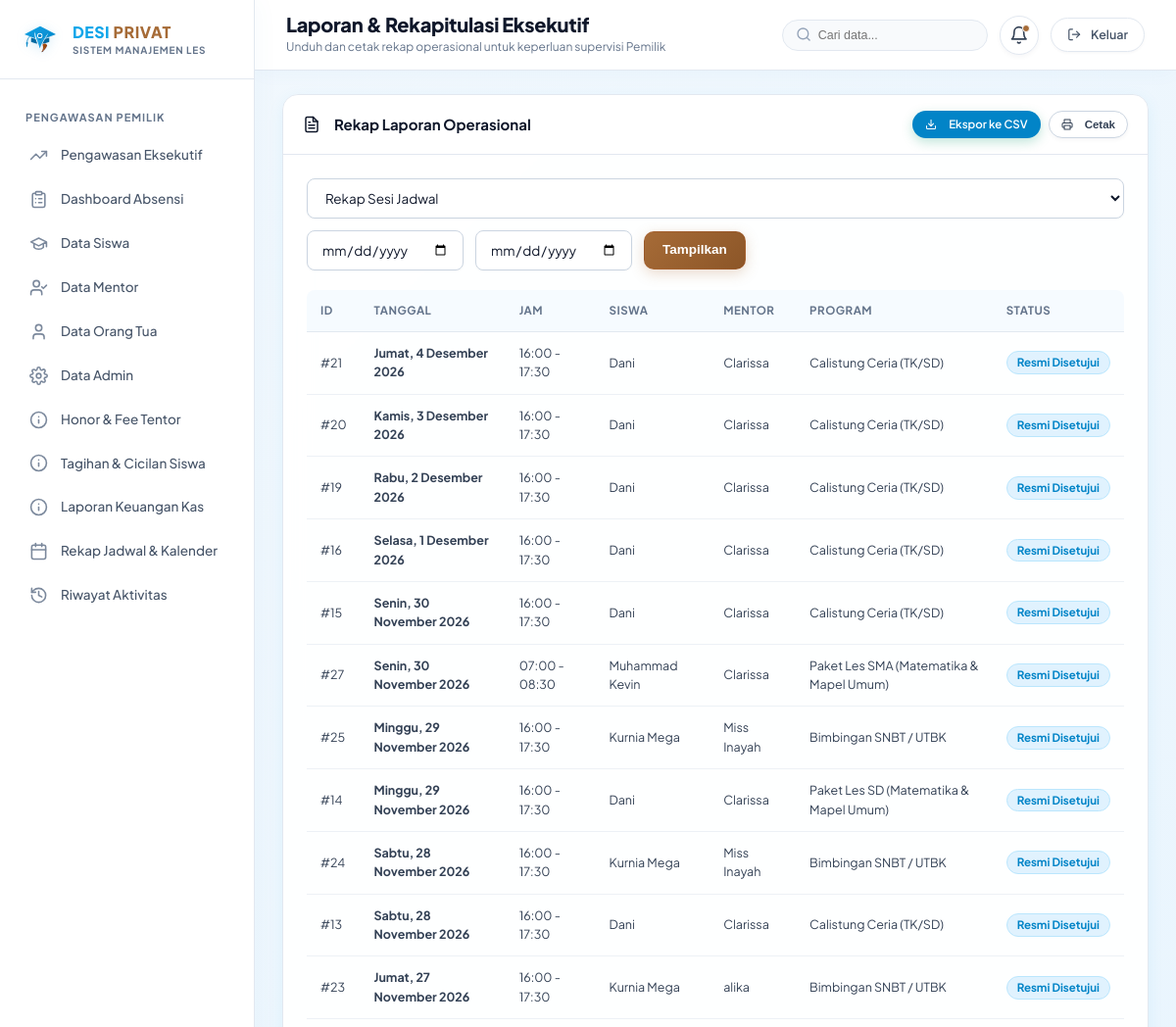
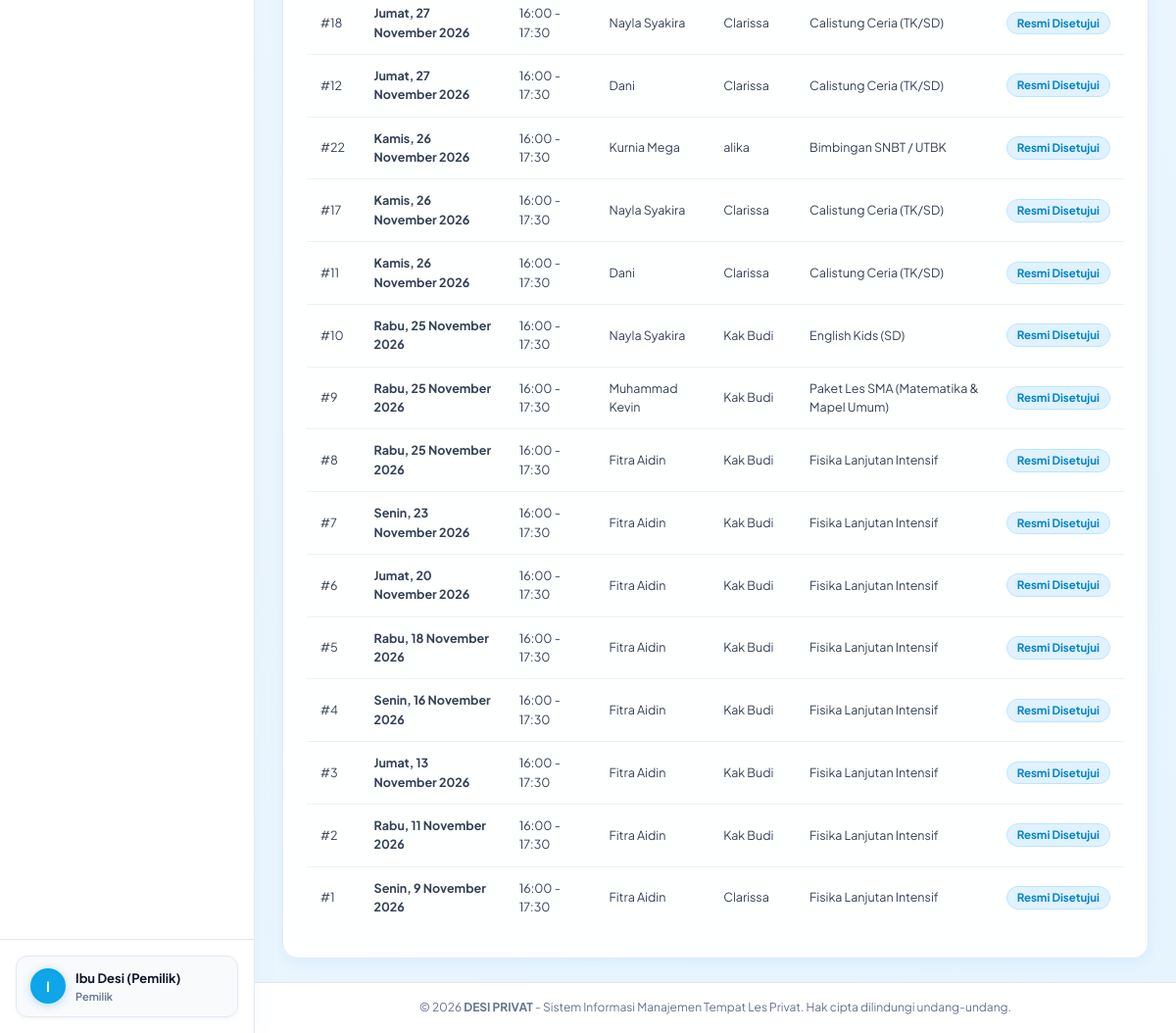
Before: /owner/reports (signed in) with the older database file (2 pictures, top to bottom).
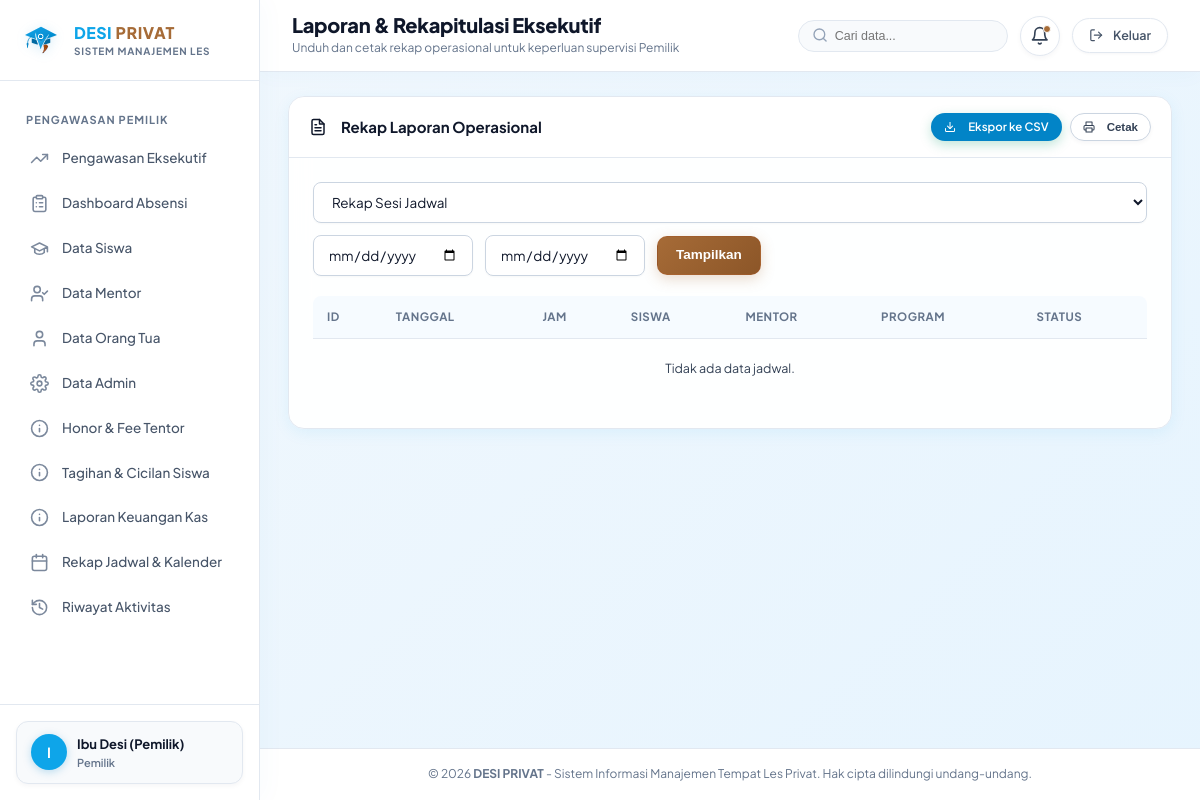
After: the same page with the newer database file.
### tables this page shows
CREATE TABLE attendance (
    id INTEGER PRIMARY KEY AUTOINCREMENT,
    schedule_id INTEGER UNIQUE NOT NULL REFERENCES schedules(id) ON DELETE CASCADE,
    student_id INTEGER NOT NULL REFERENCES students(id),
    mentor_id INTEGER NOT NULL REFERENCES mentors(id),
    status TEXT NOT NULL CHECK(status IN ('hadir', 'izin', 'tidak_hadir')),
    recorded_at DATETIME DEFAULT CURRENT_TIMESTAMP,
    notes TEXT,
    created_at DATETIME DEFAULT CURRENT_TIMESTAMP
, topics_covered TEXT, progress_notes TEXT, meeting_number INTEGER, period_number INTEGER, cumulative_meeting INTEGER, program_id INTEGER REFERENCES programs(id), mentor_status TEXT DEFAULT NULL, session_status TEXT DEFAULT NULL, documentation_status TEXT DEFAULT 'tidak_ada', documentation_photo TEXT DEFAULT NULL, documentation_pending_reason TEXT DEFAULT NULL, mentor_attendance_id INTEGER REFERENCES mentor_attendance(id) DEFAULT NULL);

CREATE TABLE schedules (
    id INTEGER PRIMARY KEY AUTOINCREMENT,
    title TEXT,
    program_id INTEGER NOT NULL REFERENCES programs(id) ON DELETE RESTRICT,
    student_id INTEGER NOT NULL REFERENCES students(id) ON DELETE RESTRICT,
    mentor_id INTEGER NOT NULL REFERENCES mentors(id) ON DELETE RESTRICT,
    schedule_date TEXT NOT NULL, -- Format YYYY-MM-DD
    start_time TEXT NOT NULL,    -- Format HH:MM
    end_time TEXT NOT NULL,      -- Format HH:MM
    duration_minutes INTEGER NOT NULL DEFAULT 90,
    status TEXT NOT NULL DEFAULT 'draft' CHECK(status IN (
        'draft',
        'menunggu_konfirmasi_siswa',
        'menunggu_persetujuan_admin',
        'disetujui',
        'ditolak',
        'perlu_dijadwalkan_ulang',
        'dibatalkan'
    )),
    student_confirmation_status TEXT NOT NULL DEFAULT 'menunggu' CHECK(student_confirmation_status IN ('menunggu', 'bersedia', 'tidak_bisa')),
    student_confirmation_notes TEXT,
    mentor_response_status TEXT NOT NULL DEFAULT 'menunggu_konfirmasi' CHECK(mentor_response_status IN ('menunggu_konfirmasi', 'dikonfirmasi', 'tidak_bisa', 'perlu_mentor_pengganti')),
    mentor_response_notes TEXT,
    mentor_response_at DATETIME,
    is_recurring INTEGER DEFAULT 0,
    recurring_rule_id INTEGER REFERENCES recurring_schedule_rules(id) ON DELETE SET NULL,
    session_notes TEXT,
    created_by INTEGER REFERENCES users(id) ON DELETE SET NULL,
    approved_by INTEGER REFERENCES users(id) ON DELETE SET NULL,
    created_at DATETIME DEFAULT CURRENT_TIMESTAMP,
    updated_at DATETIME DEFAULT CURRENT_TIMESTAMP
);

CREATE TABLE students (
    id INTEGER PRIMARY KEY AUTOINCREMENT,
    parent_id INTEGER NOT NULL REFERENCES parents(id) ON DELETE RESTRICT,
    full_name TEXT NOT NULL,
    school TEXT,
    grade TEXT,
    birth_date TEXT,
    address TEXT,
    notes TEXT,
    status TEXT NOT NULL DEFAULT 'aktif' CHECK(status IN ('aktif', 'nonaktif', 'berhenti')),
    created_at DATETIME DEFAULT CURRENT_TIMESTAMP,
    updated_at DATETIME DEFAULT CURRENT_TIMESTAMP
, initial_meeting_offset INTEGER NOT NULL DEFAULT 0, initial_offset_notes TEXT, initial_offset_set_at DATETIME, initial_offset_set_by INTEGER, latitude REAL, longitude REAL, payment_validated_by INTEGER, payment_validated_at DATETIME, payment_status TEXT DEFAULT 'lunas', meetings_per_period INTEGER DEFAULT 8);

CREATE TABLE mentors (
    id INTEGER PRIMARY KEY AUTOINCREMENT,
    user_id INTEGER UNIQUE REFERENCES users(id) ON DELETE SET NULL,
    full_name TEXT NOT NULL,
    phone TEXT NOT NULL,
    email TEXT,
    expertise TEXT,
    bio TEXT,
    status TEXT NOT NULL DEFAULT 'aktif' CHECK(status IN ('aktif', 'nonaktif')),
    created_at DATETIME DEFAULT CURRENT_TIMESTAMP
, address TEXT, latitude REAL, longitude REAL, fee_per_session REAL DEFAULT 50000, fee_per_session_4 REAL DEFAULT NULL);

CREATE TABLE programs (
    id INTEGER PRIMARY KEY AUTOINCREMENT,
    name TEXT NOT NULL,
    code TEXT UNIQUE NOT NULL,
    description TEXT,
    level TEXT,
    status TEXT NOT NULL DEFAULT 'aktif' CHECK(status IN ('aktif', 'nonaktif', 'diarsipkan')),
    created_at DATETIME DEFAULT CURRENT_TIMESTAMP
, default_fee_8 REAL DEFAULT 800000, default_fee_4 REAL DEFAULT 450000, price_per_session REAL DEFAULT 75000, default_fee_12 REAL DEFAULT 900000, service_type TEXT NOT NULL DEFAULT 'Private Tutoring');

### routes/owner.py (the view)
@owner_bp.route("/reports")
def reports():
    report_type = request.args.get("type", "schedules")
    start_date = request.args.get("start_date")
    end_date = request.args.get("end_date")
    student_id = request.args.get("student_id")
    mentor_id = request.args.get("mentor_id")
    status = request.args.get("status")
    data = []
    if report_type == "schedules":
        data = get_schedules_report(start_date, end_date, student_id, mentor_id, status=status)
    elif report_type == "students":
        data = get_students_report(status)
    elif report_type == "mentors":
        data = get_mentors_report(status)
    elif report_type == "attendance":
        data = get_attendance_report(start_date, end_date, student_id, mentor_id)
    elif report_type == "progress":
        data = get_progress_report(student_id, mentor_id)
    elif report_type == "replacements":
        data = get_mentor_replacements_report()
    students_list = query_db("SELECT id, full_name FROM students ORDER BY full_name ASC")
    mentors_list = query_db("SELECT id, full_name FROM mentors ORDER BY full_name ASC")
    return render_template(
        "owner/reports.html",
        report_type=report_type,
        report_data=data,
        students=students_list,
        mentors=mentors_list,
        start_date=start_date,
        end_date=end_date,
        student_id=student_id,
        mentor_id=mentor_id,
        status=status
    )

### routes/auth.py (called while the page is built)
def login_required(f):
    @wraps(f)
    def decorated_function(*args, **kwargs):
        if "user_id" not in session:
            flash("Silakan masuk terlebih dahulu untuk mengakses halaman ini.", "warning")
            return redirect(url_for("auth.login", next=request.url))
        user = query_db("SELECT id, is_active FROM users WHERE id = ?", (session["user_id"],), one=True)
        if not user or not user["is_active"]:
            session.clear()
            flash("Sesi login Anda telah kedaluwarsa atau akun tidak ditemukan. Silakan masuk kembali.", "warning")
            return redirect(url_for("auth.login"))
        return f(*args, **kwargs)
    return decorated_function

### services/database_service.py (called while the page is built)
def is_postgres(db_path=None):
    global _pg_connection_failed
    if db_path is not None:
        return False
    if getattr(Config, "TESTING", False):
        return False
    db_url = getattr(Config, "DATABASE_URL", None)
    if not (db_url and str(db_url).strip().startswith("postgres")):
        return False
    if _pg_connection_failed:
        return False
    return True

### templates/owner/reports.html (shortened to what this page needs)
{% extends "base.html" %}
{% block page_title %}Laporan & Rekapitulasi Eksekutif{% endblock %}
{% block page_subtitle %}Unduh dan cetak rekap operasional untuk keperluan supervisi Pemilik{% endblock %}
{% block content %}
<div class="card">
  <div class="card-header">
    <div class="card-title"><span>{{ icon('report') }}</span> Rekap Laporan Operasional</div>
    <div style="display: flex; gap: 8px;">
      <a
        href="{{ url_for('owner.export_report_csv', type=report_type, start_date=start_date, end_date=end_date, student_id=student_id, mentor_id=mentor_id, status=status) }}"
        class="btn btn-success btn-sm"
      >
        {{ icon('download') }} Ekspor ke CSV
      </a>
      <button type="button" class="btn btn-secondary btn-sm" onclick="window.print()">
        {{ icon('printer') }} Cetak
      </button>
    </div>
  </div>
  <div class="card-body">
    <form method="GET" action="{{ url_for('owner.reports') }}" class="filter-bar">
      <select name="type" class="form-select" style="min-width: 220px;" onchange="this.form.submit()">
        <option value="schedules" {% if report_type == 'schedules' %}selected{% endif %}>Rekap Sesi Jadwal</option>
      </select>
      <input type="date" name="start_date" value="{{ start_date or '' }}" class="form-control" style="max-width: 160px;" placeholder="Dari Tanggal">
      <input type="date" name="end_date" value="{{ end_date or '' }}" class="form-control" style="max-width: 160px;" placeholder="Sampai Tanggal">
      <button type="submit" class="btn btn-primary">Tampilkan</button>
    </form>
    <div class="table-responsive">
      {% if report_type == 'schedules' %}
        <table class="table-desi">
          <thead>
            <tr>
              <th>ID</th>
              <th>Tanggal</th>
              <th>Jam</th>
              <th>Siswa</th>
              <th>Mentor</th>
              <th>Program</th>
              <th>Status</th>
            </tr>
          </thead>
          <tbody>
            {% for r in report_data %}
            <tr>
              <td>#{{ r.id }}</td>
              <td><strong>{{ r.schedule_date|date_indo }}</strong></td>
              <td>{{ r.start_time }} - {{ r.end_time }}</td>
              <td>{{ r.student_name }}</td>
              <td>{{ r.mentor_name }}</td>
              <td>{{ r.program_name }}</td>
              <td>{{ r.status|status_badge|safe }}</td>
            </tr>
            {% else %}
            <tr><td colspan="7" style="text-align:center; padding:20px; color:var(--gray-500);">Tidak ada data jadwal.</td></tr>
            {% endfor %}
          </tbody>
        </table>
      {% endif %}
    </div>
  </div>
</div>
{% endblock %}

Changed rows visible on the page:
removed attendance: id "21", schedule_date "Jumat, 4 Desember 2026", start_time "16:00", end_time "17:30", student_name "Dani", mentor_name "Clarissa", program_name "Calistung Ceria (TK/SD)", status|status_badge "Resmi Disetujui"
removed attendance: id "20", schedule_date "Kamis, 3 Desember 2026", start_time "16:00", end_time "17:30", student_name "Dani", mentor_name "Clarissa", program_name "Calistung Ceria (TK/SD)", status|status_badge "Resmi Disetujui"
removed attendance: id "19", schedule_date "Rabu, 2 Desember 2026", start_time "16:00", end_time "17:30", student_name "Dani", mentor_name "Clarissa", program_name "Calistung Ceria (TK/SD)", status|status_badge "Resmi Disetujui"
removed attendance: id "16", schedule_date "Selasa, 1 Desember 2026", start_time "16:00", end_time "17:30", student_name "Dani", mentor_name "Clarissa", program_name "Calistung Ceria (TK/SD)", status|status_badge "Resmi Disetujui"
removed attendance: id "15", schedule_date "Senin, 30 November 2026", start_time "16:00", end_time "17:30", student_name "Dani", mentor_name "Clarissa", program_name "Calistung Ceria (TK/SD)", status|status_badge "Resmi Disetujui"
removed attendance: id "27", schedule_date "Senin, 30 November 2026", start_time "07:00", end_time "08:30", student_name "Muhammad Kevin", mentor_name "Clarissa", program_name "Paket Les SMA (Matematika & Mapel Umum)", status|status_badge "Resmi Disetujui"
removed attendance: id "25", schedule_date "Minggu, 29 November 2026", start_time "16:00", end_time "17:30", student_name "Kurnia Mega", mentor_name "Miss Inayah", program_name "Bimbingan SNBT / UTBK", status|status_badge "Resmi Disetujui"
removed attendance: id "14", schedule_date "Minggu, 29 November 2026", start_time "16:00", end_time "17:30", student_name "Dani", mentor_name "Clarissa", program_name "Paket Les SD (Matematika & Mapel Umum)", status|status_badge "Resmi Disetujui"
removed attendance: id "24", schedule_date "Sabtu, 28 November 2026", start_time "16:00", end_time "17:30", student_name "Kurnia Mega", mentor_name "Miss Inayah", program_name "Bimbingan SNBT / UTBK", status|status_badge "Resmi Disetujui"
removed attendance: id "13", schedule_date "Sabtu, 28 November 2026", start_time "16:00", end_time "17:30", student_name "Dani", mentor_name "Clarissa", program_name "Calistung Ceria (TK/SD)", status|status_badge "Resmi Disetujui"
removed attendance: id "23", schedule_date "Jumat, 27 November 2026", start_time "16:00", end_time "17:30", student_name "Kurnia Mega", mentor_name "alika", program_name "Bimbingan SNBT / UTBK", status|status_badge "Resmi Disetujui"
removed attendance: id "18", schedule_date "Jumat, 27 November 2026", start_time "16:00", end_time "17:30", student_name "Nayla Syakira", mentor_name "Clarissa", program_name "Calistung Ceria (TK/SD)", status|status_badge "Resmi Disetujui"
removed attendance: id "12", schedule_date "Jumat, 27 November 2026", start_time "16:00", end_time "17:30", student_name "Dani", mentor_name "Clarissa", program_name "Calistung Ceria (TK/SD)", status|status_badge "Resmi Disetujui"
removed attendance: id "22", schedule_date "Kamis, 26 November 2026", start_time "16:00", end_time "17:30", student_name "Kurnia Mega", mentor_name "alika", program_name "Bimbingan SNBT / UTBK", status|status_badge "Resmi Disetujui"
removed attendance: id "17", schedule_date "Kamis, 26 November 2026", start_time "16:00", end_time "17:30", student_name "Nayla Syakira", mentor_name "Clarissa", program_name "Calistung Ceria (TK/SD)", status|status_badge "Resmi Disetujui"
removed attendance: id "11", schedule_date "Kamis, 26 November 2026", start_time "16:00", end_time "17:30", student_name "Dani", mentor_name "Clarissa", program_name "Calistung Ceria (TK/SD)", status|status_badge "Resmi Disetujui"
removed attendance: id "10", schedule_date "Rabu, 25 November 2026", start_time "16:00", end_time "17:30", student_name "Nayla Syakira", mentor_name "Kak Budi", program_name "English Kids (SD)", status|status_badge "Resmi Disetujui"
removed attendance: id "9", schedule_date "Rabu, 25 November 2026", start_time "16:00", end_time "17:30", student_name "Muhammad Kevin", mentor_name "Kak Budi", program_name "Paket Les SMA (Matematika & Mapel Umum)", status|status_badge "Resmi Disetujui"
removed attendance: id "8", schedule_date "Rabu, 25 November 2026", start_time "16:00", end_time "17:30", student_name "Fitra Aidin", mentor_name "Kak Budi", program_name "Fisika Lanjutan Intensif", status|status_badge "Resmi Disetujui"
removed attendance: id "7", schedule_date "Senin, 23 November 2026", start_time "16:00", end_time "17:30", student_name "Fitra Aidin", mentor_name "Kak Budi", program_name "Fisika Lanjutan Intensif", status|status_badge "Resmi Disetujui"
removed attendance: id "6", schedule_date "Jumat, 20 November 2026", start_time "16:00", end_time "17:30", student_name "Fitra Aidin", mentor_name "Kak Budi", program_name "Fisika Lanjutan Intensif", status|status_badge "Resmi Disetujui"
removed attendance: id "5", schedule_date "Rabu, 18 November 2026", start_time "16:00", end_time "17:30", student_name "Fitra Aidin", mentor_name "Kak Budi", program_name "Fisika Lanjutan Intensif", status|status_badge "Resmi Disetujui"
removed attendance: id "4", schedule_date "Senin, 16 November 2026", start_time "16:00", end_time "17:30", student_name "Fitra Aidin", mentor_name "Kak Budi", program_name "Fisika Lanjutan Intensif", status|status_badge "Resmi Disetujui"
removed attendance: id "3", schedule_date "Jumat, 13 November 2026", start_time "16:00", end_time "17:30", student_name "Fitra Aidin", mentor_name "Kak Budi", program_name "Fisika Lanjutan Intensif", status|status_badge "Resmi Disetujui"
removed attendance: id "2", schedule_date "Rabu, 11 November 2026", start_time "16:00", end_time "17:30", student_name "Fitra Aidin", mentor_name "Kak Budi", program_name "Fisika Lanjutan Intensif", status|status_badge "Resmi Disetujui"
removed attendance: id "1", schedule_date "Senin, 9 November 2026", start_time "16:00", end_time "17:30", student_name "Fitra Aidin", mentor_name "Clarissa", program_name "Fisika Lanjutan Intensif", status|status_badge "Resmi Disetujui"
Other visible differences:
text now shown: "Tidak ada data jadwal."
